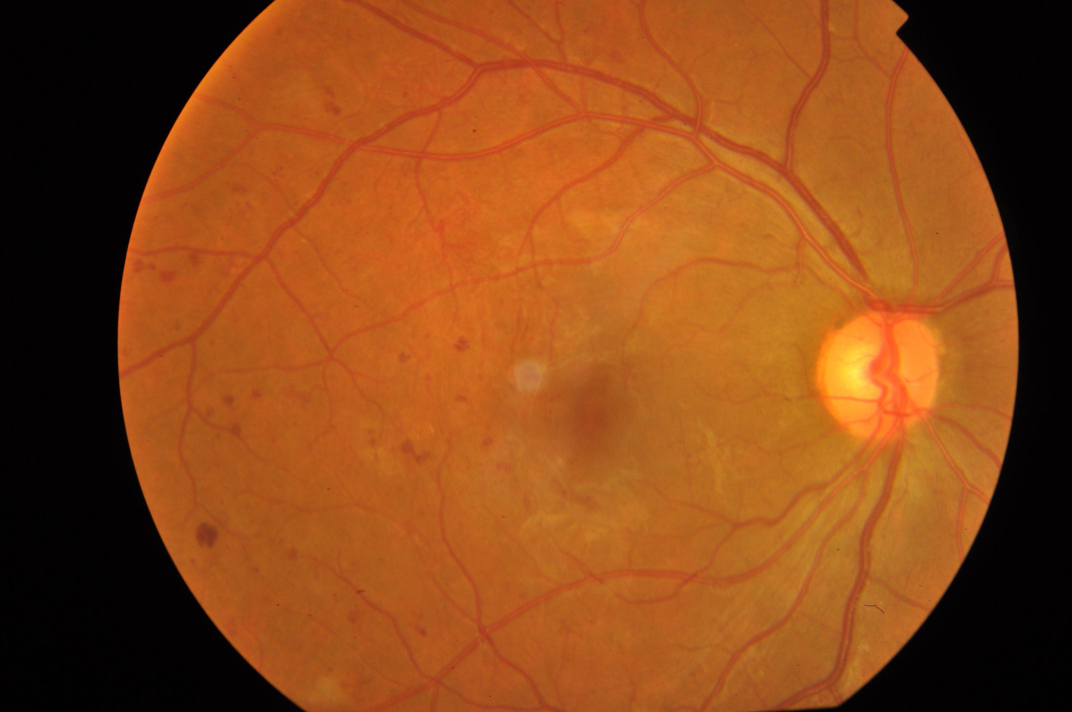
#> input picture samples/moderate/0af296d2f04a.png, 3216 x 2136 px, given in place of 0c55d58bebaf.png, which was not available (shown at 1/3 size)
$ python model.py
#> lines starting #> are read from the running program, lines starting #| are printed output that depends on the picture; after the words box and inside, x2 and y2 are one past the last pixel; in counts of white or black regions, pixels touching at a corner belong together; pictures that were not available may be replaced by others from this repository, and a replacement may not be noted
#> further down, image is the input picture: PIL image 3216x2136 RGB; mean R, G, B 139.7, 72.4, 24.9
### flask-app/preprocessor.py
import numpy as np
import cv2

class Preprocessor:
    def __init__(self, image_size: int = 224, tol:int = 7, sigmax: int = 10):
        self.image_size = image_size
        self.tol = tol
        self.sigmax = sigmax

    def preprocessing(self, image: np.array) -> np.array:
        # image = cv2.cvtColor(image, cv2.COLOR_BGR2RGB)
        image = self.crop_image_from_gray(image).astype('uint8')
        image = cv2.resize(image, (self.image_size, self.image_size))
        image=cv2.addWeighted ( image,4, cv2.GaussianBlur( image , (0,0) , self.sigmax) ,-4 ,128)
        return image.astype('uint8') # numpy.array

    def crop_image_from_gray(self, img) -> np.array:
        if img.ndim ==2:
            mask = img>self.tol
            return img[np.ix_(mask.any(1),mask.any(0))]
        elif img.ndim==3:
            gray_img = cv2.cvtColor(img, cv2.COLOR_RGB2GRAY)
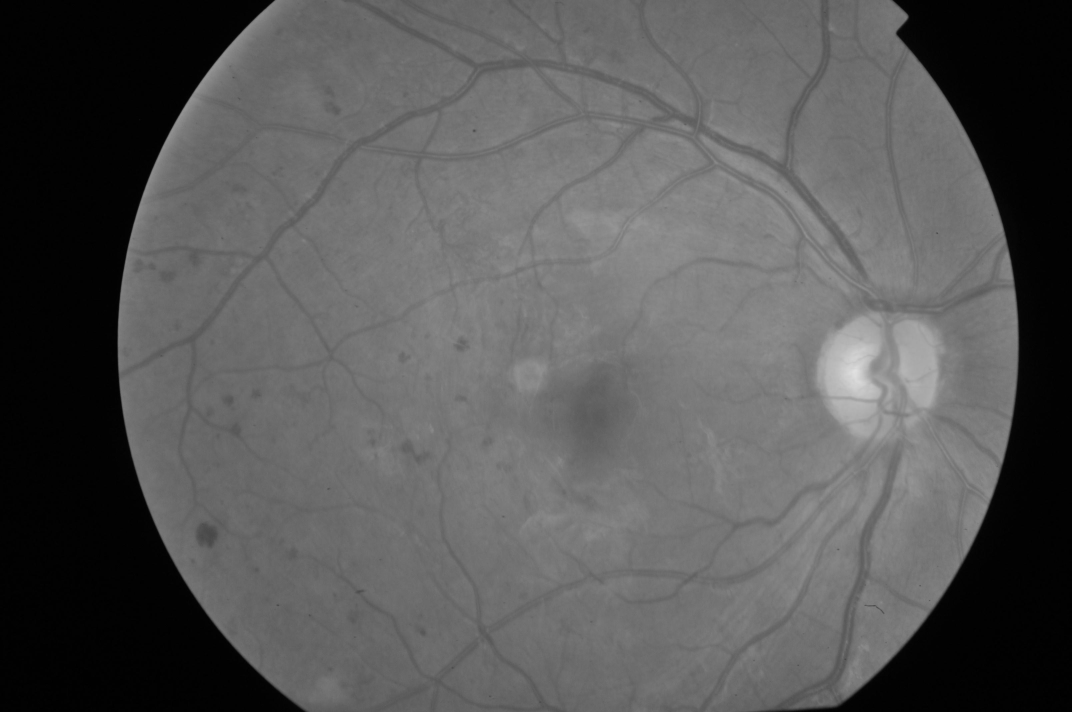
#> gray_img: shape (2136, 3216) (shown at 1/3 size); min 0, max 225, mean 87.2
            mask = gray_img>self.tol
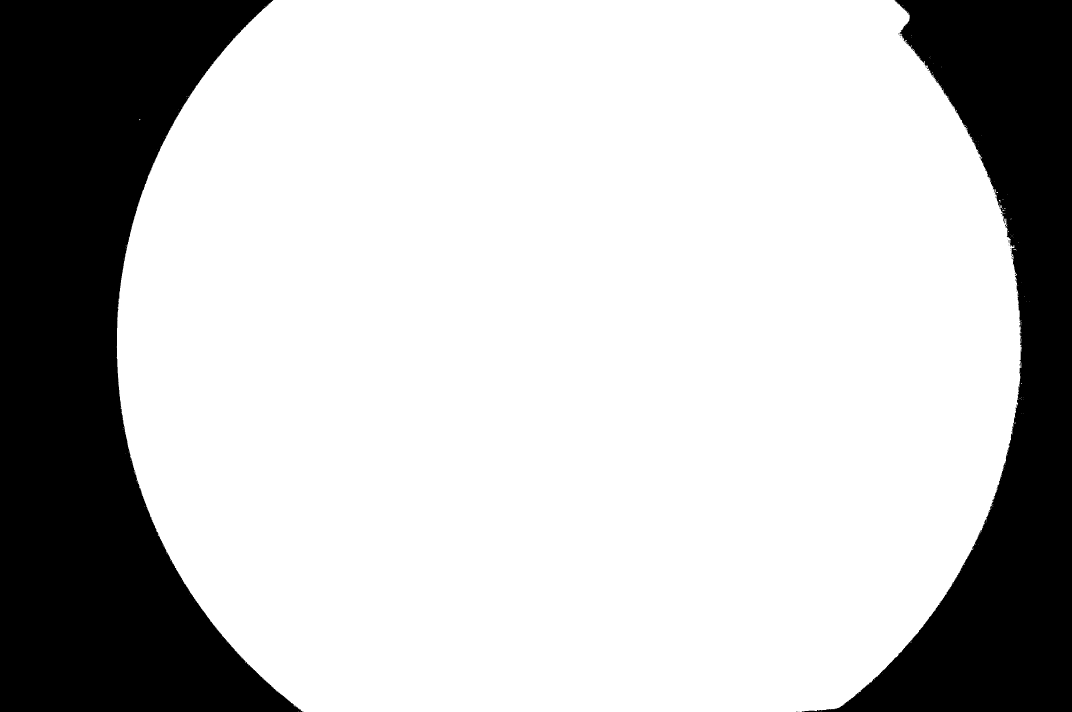
#> mask: shape (2136, 3216) bool (shown at 1/3 size); 74.7% white; 60 black regions (58 under 20 px), largest, box (x1, y1, x2, y2) and area: (0, 0, 910, 2136) 1081979, (2405, 0, 3216, 2136) 656527

            check_shape = img[:,:,0][np.ix_(mask.any(1),mask.any(0))].shape[0]
#> check_shape = 2136
            if (check_shape == 0):
                return img
            else:
                img1=img[:,:,0][np.ix_(mask.any(1),mask.any(0))]
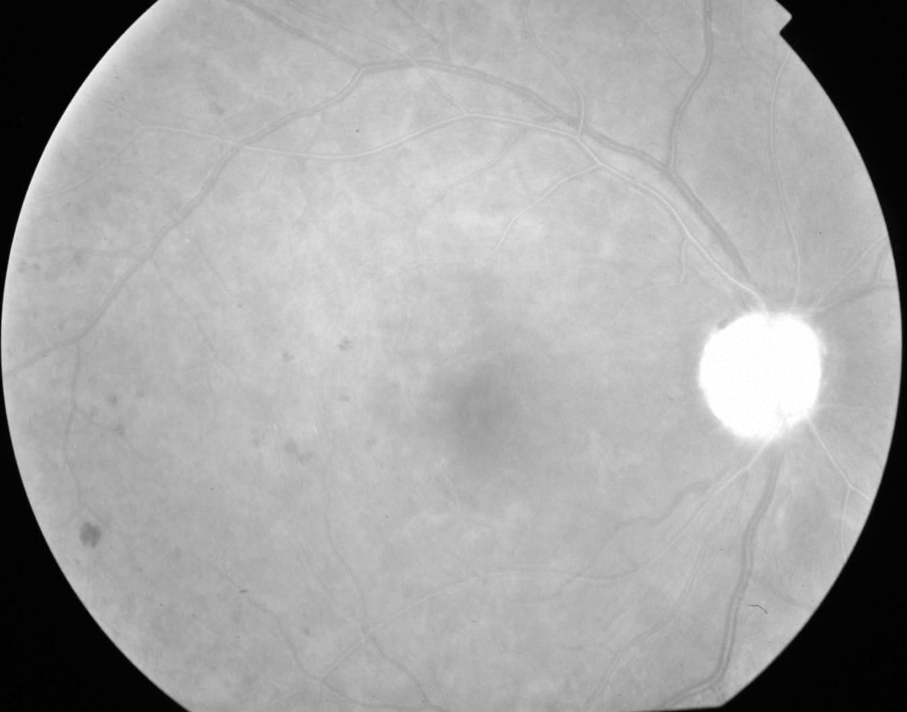
#> img1: shape (2136, 2720) (shown at 1/3 size); min 0, max 255, mean 164.7
                img2=img[:,:,1][np.ix_(mask.any(1),mask.any(0))]
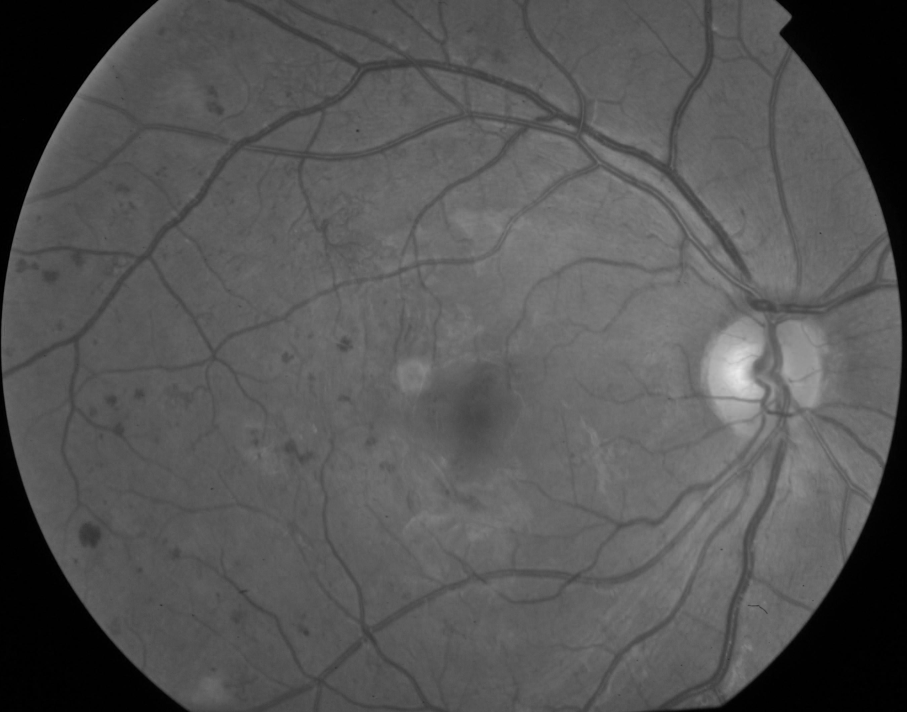
#> img2: shape (2136, 2720) (shown at 1/3 size); min 0, max 235, mean 85.5
                img3=img[:,:,2][np.ix_(mask.any(1),mask.any(0))]
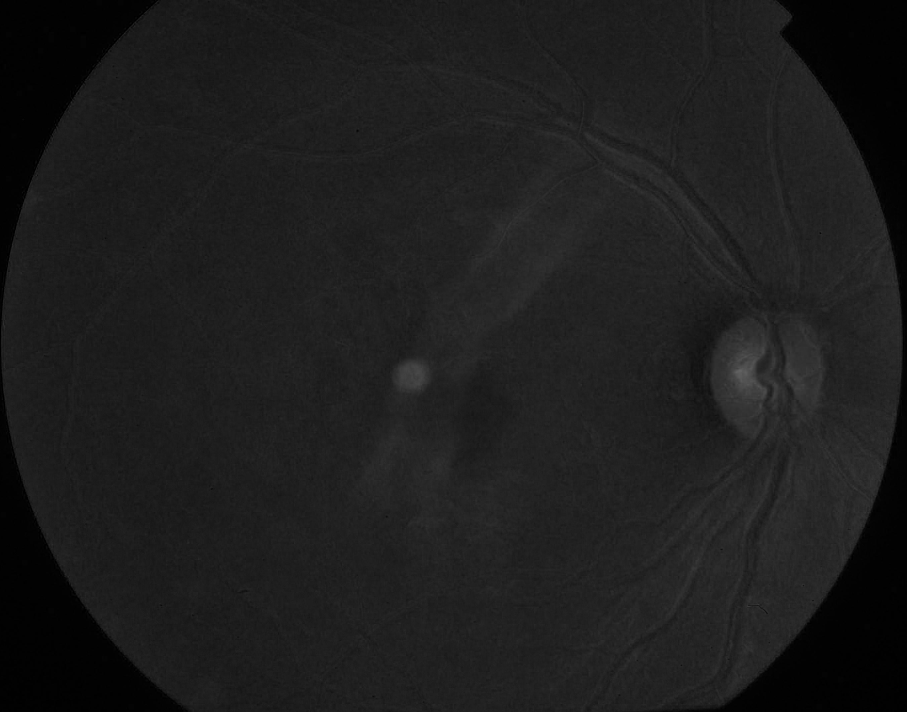
#> img3: shape (2136, 2720) (shown at 1/3 size); min 0, max 100, mean 29.1
                img = np.stack([img1,img2,img3],axis=-1)
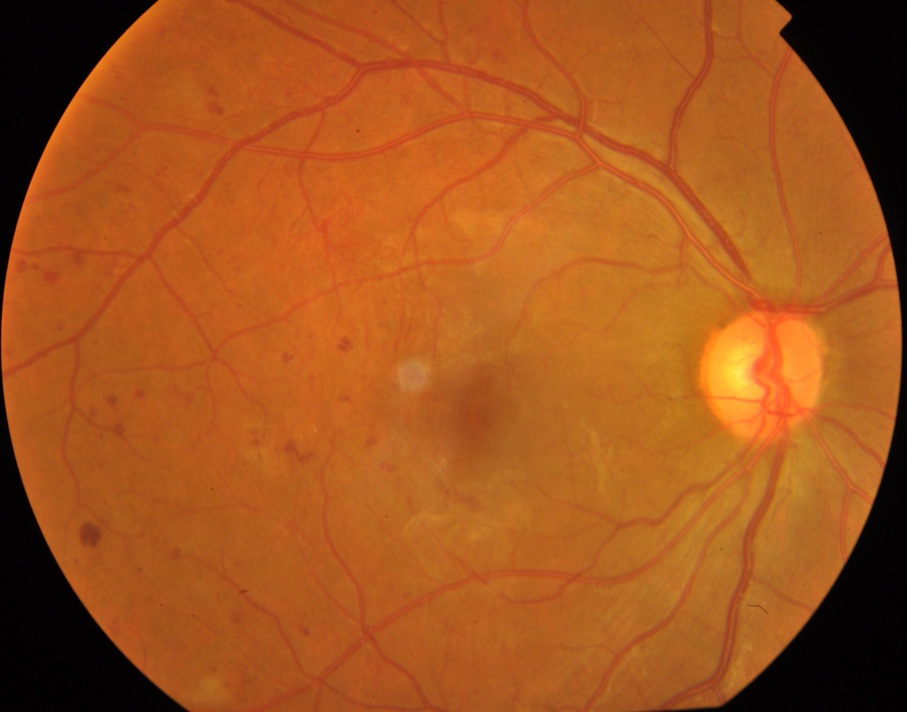
#> img: shape (2136, 2720, 3) (shown at 1/3 size); mean R, G, B 164.7, 85.5, 29.1
            return img

# [18 lines that do not run on import are left out]

### model.py
import numpy as np
import tensorflow as tf
import time
from PIL import Image
import warnings
warnings.filterwarnings("ignore")

# Custom libraries
from preprocessor import Preprocessor

class DetectionModel:
    def __init__(self, model_path: str, threshold:float = 0.50):
        self.model_path = model_path
        self.threshold = threshold

        # Load the saved model
        self.model = tf.saved_model.load(model_path)

    def prediction(self, image_array: np.array):
        image_array = np.expand_dims(image_array, axis=0)
        result = self.model.serve(image_array)
        return result

if __name__ == "__main__":
    # Test Codes
    start = time.perf_counter() # Start timer to see total run time

    # Print current tensorflow version
    print("[INFO] Version of TF: ", tf.version.VERSION)

    # Make a prediction from sample folder

    # Read image from folder
    image_path = "samples/moderate/0c55d58bebaf.png"
    image = Image.open(image_path)

    # Preprocess the image
    image_array = np.array(image)
    preprocessor = Preprocessor(image_size=380)
    preprocessed_image = preprocessor.preprocessing(image_array)
#> in preprocessing, `image=cv2.addWeighted ( image,4, cv2.GaussianBlur( image , (0,0) , sel..`:
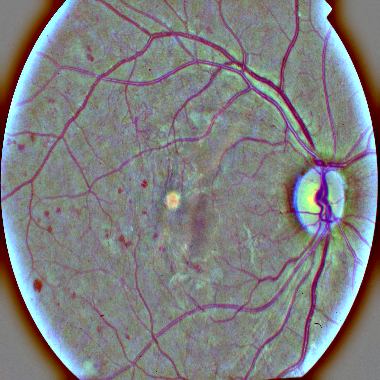
#> image: shape (380, 380, 3); mean of channels 0, 1, 2 128.7, 128, 127.9; drawn as B, G, R

    # Open the image to check result
    image_pil = Image.fromarray(preprocessed_image)
    image_pil.show()
    print("[INFO] Type of Image: ", type(image_array))
#| [INFO] Type of Image:  <class 'numpy.ndarray'>
    print("[INFO] Image Shape: ", image_array.shape)
#| [INFO] Image Shape:  (2136, 3216, 3)

    # Create models
    binaryModel = DetectionModel(model_path="saved_models/efficientnetb4_binary_exported_model", threshold=0.5)
#> (the run stopped early here; a loop or call above may not have finished)
